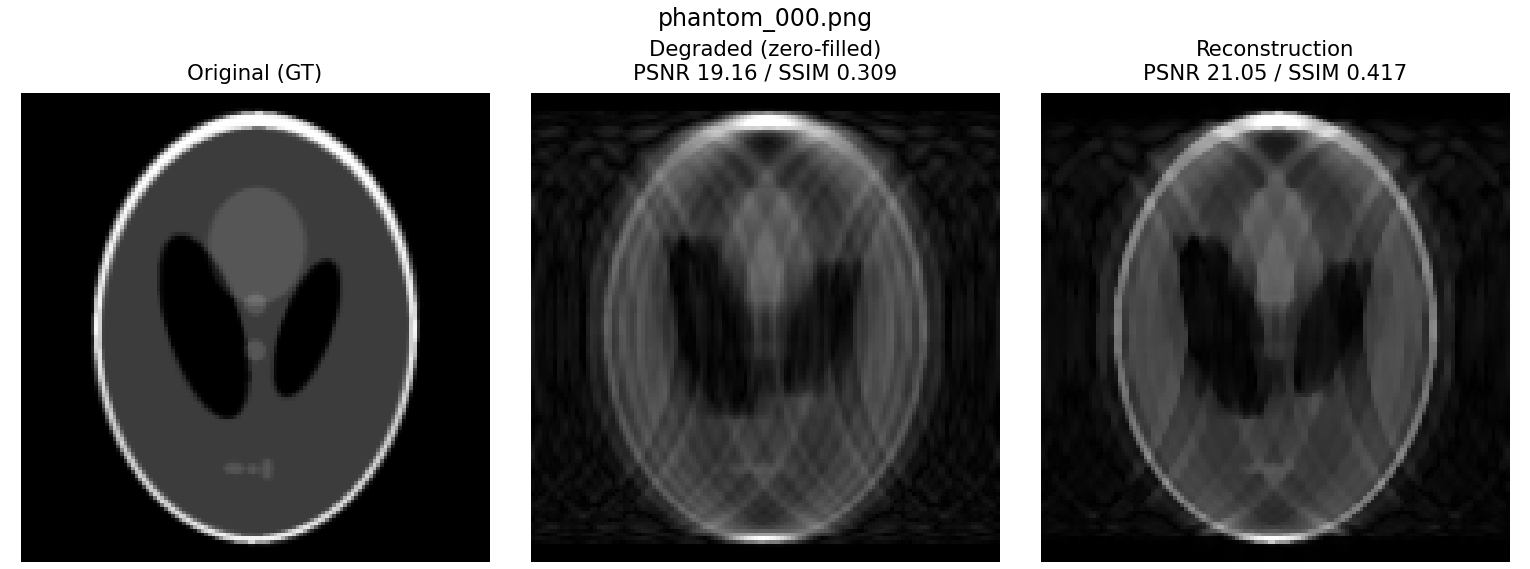
#> input picture assets/phantom_example.png, 1530 x 569 px
$ python prepare_dataset.py --source ../assets
#> lines starting #> are read from the running program, lines starting #| are printed output that depends on the picture
#!/usr/bin/env python3
"""Prepare the course dataset or reproduce an instructor-published split."""
import argparse
import csv
import hashlib
import json
from collections import defaultdict
from pathlib import Path
import numpy as np
from PIL import Image

EXTENSIONS = {'.png', '.jpg', '.jpeg', '.tif', '.tiff', '.bmp'}
FIELDNAMES = ['image_id', 'split', 'source_path', 'sha256_image']


def scan_source(source, out, size):
    files = sorted(p for p in source.rglob('*') if p.is_file()
                   and p.suffix.lower() in EXTENSIONS and out not in p.parents)
    if not files:
        raise ValueError('No PNG/JPG/TIF/BMP images found in source')
    seen, records = set(), []
    for path in files:
        try:
            with Image.open(path) as image:
                image = image.convert('L').resize((size, size), Image.Resampling.BICUBIC)
                gray = np.asarray(image, dtype=np.uint8)
        except Exception:
            continue
        if gray.max() <= gray.min():
            continue
        fingerprint = hashlib.sha256(gray.tobytes()).hexdigest()
        if fingerprint in seen:
            continue
        seen.add(fingerprint)
        records.append({'source_path': path.relative_to(source).as_posix(),
                        'gray': gray, 'sha256_image': fingerprint})
    return records


def assign_splits(records, seed):
    """Create a deterministic 70/15/15 image-level split per source folder."""
    groups = defaultdict(list)
    for record in records:
        groups[Path(record['source_path']).parts[0]].append(record)
    rng = np.random.default_rng(seed)
    for group in sorted(groups):
        items = groups[group]
        rng.shuffle(items)
        train_end, val_end = int(len(items) * .70), int(len(items) * .85)
        for i, record in enumerate(items):
            record['split'] = 'train' if i < train_end else ('val' if i < val_end else 'test')
    rng.shuffle(records)
    for record in records:
        record['image_id'] = f"mri_{record['sha256_image'][:16]}.png"


# [69 lines left out: functions read_protocol, apply_protocol, write_manifest, balanced_subset, write_protocol_dir, not called in this run]


def main():
    parser = argparse.ArgumentParser()
    parser.add_argument('--source', required=True, help='Extracted Kaggle dataset directory')
    parser.add_argument('--out', default='data/processed')
    parser.add_argument('--size', type=int, default=128)
    parser.add_argument('--seed', type=int, default=2026)
    parser.add_argument('--manifest', help='Official split_manifest.csv to reproduce')
    parser.add_argument('--publish-protocol',
                        help='Instructor only: directory for official protocol files')
    args = parser.parse_args()
    source = Path(args.source).resolve()
    out = Path(args.out).resolve()
    if not source.is_dir():
        parser.error(f'Source directory not found: {source}')
    if source == out:
        parser.error('Source and output directories must be different')
    if out.exists() and any(out.rglob('*.png')):
        parser.error(f'Output already contains PNG files: {out}. Use a new/empty --out directory.')
    try:
        records = scan_source(source, out, args.size)
#> in scan_source, image is the input picture: PIL image 1530x569 RGBA; mean R, G, B, A 88.9, 88.9, 88.9, 255
#> in scan_source, `image = image.convert('L').resize((size, size), Image.Resampling.BICUB..`:
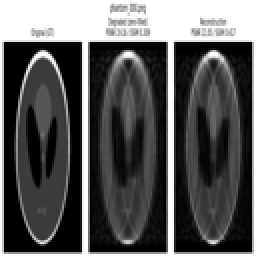
#> image: PIL image 128x128 L (shown 2 times larger); min 0, max 255, mean 88.7
#> records = 1 item
        if args.manifest:
            records = apply_protocol(records, read_protocol(Path(args.manifest)))
        else:
            assign_splits(records, args.seed)
#> the loop in assign_splits, `for record in records:` made 1 pass
#> after the loop in assign_splits, `for group in sorted(groups):`: record = 4 items
        if args.publish_protocol:
            write_protocol_dir(Path(args.publish_protocol), records, args.size, args.seed)
    except ValueError as error:
        parser.error(str(error))
    if len(records) < 3:
#> (the run stopped early here; a loop or call above may not have finished)
